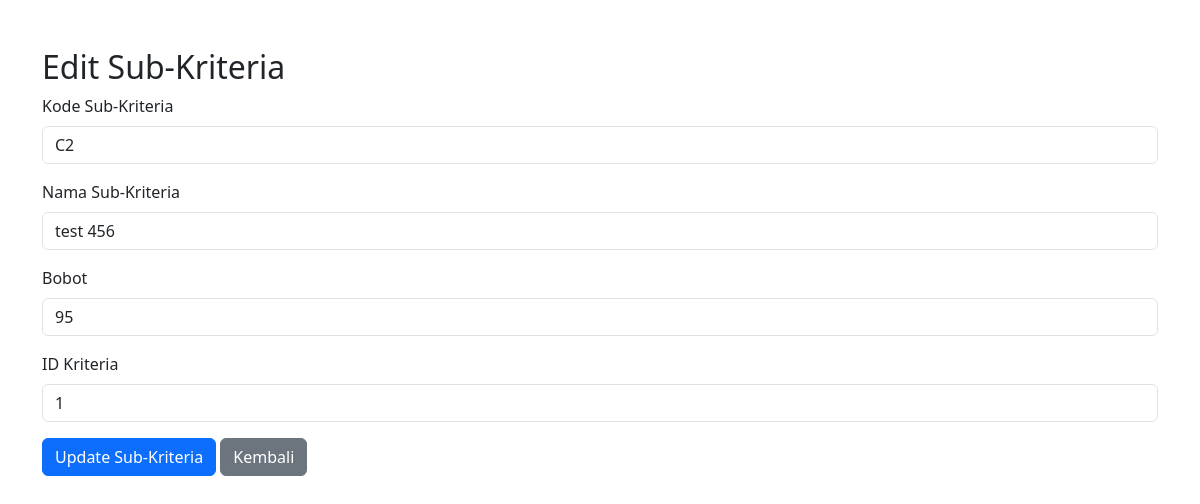
/spkd/backend/edit-subkriteria.php?id=2, run on the app's committed database.
### tables this page shows
CREATE TABLE `master_subkriteria` (
  `id_subkriteria` int(11) NOT NULL,
  `kode_subkriteria` varchar(5) NOT NULL,
  `nama_subkriteria` varchar(100) NOT NULL,
  `bobot` float NOT NULL,
  `id_kriteria` int(11) NOT NULL
);

### spkd/backend/edit-subkriteria.php (the view, shortened to what this page needs)
<?php
include 'db_connection.php';
if ($_SERVER["REQUEST_METHOD"] == "POST") {
    $id_subkriteria = $_POST['id'];
    $kode_subkriteria = $_POST['kode_subkriteria'];
    $nama_subkriteria = $_POST['nama_subkriteria'];
    $bobot = $_POST['bobot'];
    $id_kriteria = $_POST['id_kriteria'];
    $sql = "UPDATE master_subkriteria SET kode_subkriteria = ?, nama_subkriteria = ?, bobot = ?, id_kriteria = ? WHERE id_subkriteria = ?";
    $stmt = $conn->prepare($sql);
    if ($stmt === false) {
        die("Error preparing statement: " . $conn->error);
    }
    $stmt->bind_param("ssdii", $kode_subkriteria, $nama_subkriteria, $bobot, $id_kriteria, $id_subkriteria);
    if ($stmt->execute()) {
        header("Location: sub-kriteria.php");
        exit();
    } else {
        echo "Error: " . $stmt->error;
    }
    $stmt->close();
} else {
    $id_subkriteria = $_GET['id'];
    $sql = "SELECT * FROM master_subkriteria WHERE id_subkriteria = ?";
    $stmt = $conn->prepare($sql);
    $stmt->bind_param("i", $id_subkriteria);
    $stmt->execute();
    $result = $stmt->get_result();
    $subkriteria = $result->fetch_assoc();
}
?>
<!DOCTYPE html>
<html lang="id">
<head>
    <link href="https://cdn.jsdelivr.net/npm/bootstrap@5.3.0/dist/css/bootstrap.min.css" rel="stylesheet">
</head>
<body>
    <div class="container mt-5">
        <h2>Edit Sub-Kriteria</h2>
        <form method="POST" action="">
            <div class="mb-3">
                <label for="kode_subkriteria" class="form-label">Kode Sub-Kriteria</label>
                <input type="text" class="form-control" id="kode_subkriteria" name="kode_subkriteria" value="<?php echo $subkriteria['kode_subkriteria']; ?>" required>
            </div>
            <div class="mb-3">
                <label for="nama_subkriteria" class="form-label">Nama Sub-Kriteria</label>
                <input type="text" class="form-control" id="nama_subkriteria" name="nama_subkriteria" value="<?php echo $subkriteria['nama_subkriteria']; ?>" required>
            </div>
            <div class="mb-3">
                <label for="bobot" class="form-label">Bobot</label>
                <input type="number" class="form-control" id="bobot" name="bobot" value="<?php echo $subkriteria['bobot']; ?>" required>
            </div>
            <div class="mb-3">
                <label for="id_kriteria" class="form-label">ID Kriteria</label>
                <input type="number" class="form-control" id="id_kriteria" name="id_kriteria" value="<?php echo $subkriteria['id_kriteria']; ?>" required>
            </div>
            <button type="submit" class="btn btn-primary">Update Sub-Kriteria</button>
            <a href="sub-kriteria.php" class="btn btn-secondary">Kembali</a>
        </form>
    </div>
</body>
</html>

### data on the page
master_subkriteria: kode_subkriteria "C2", nama_subkriteria "test 456", bobot "95", id_kriteria "1"
